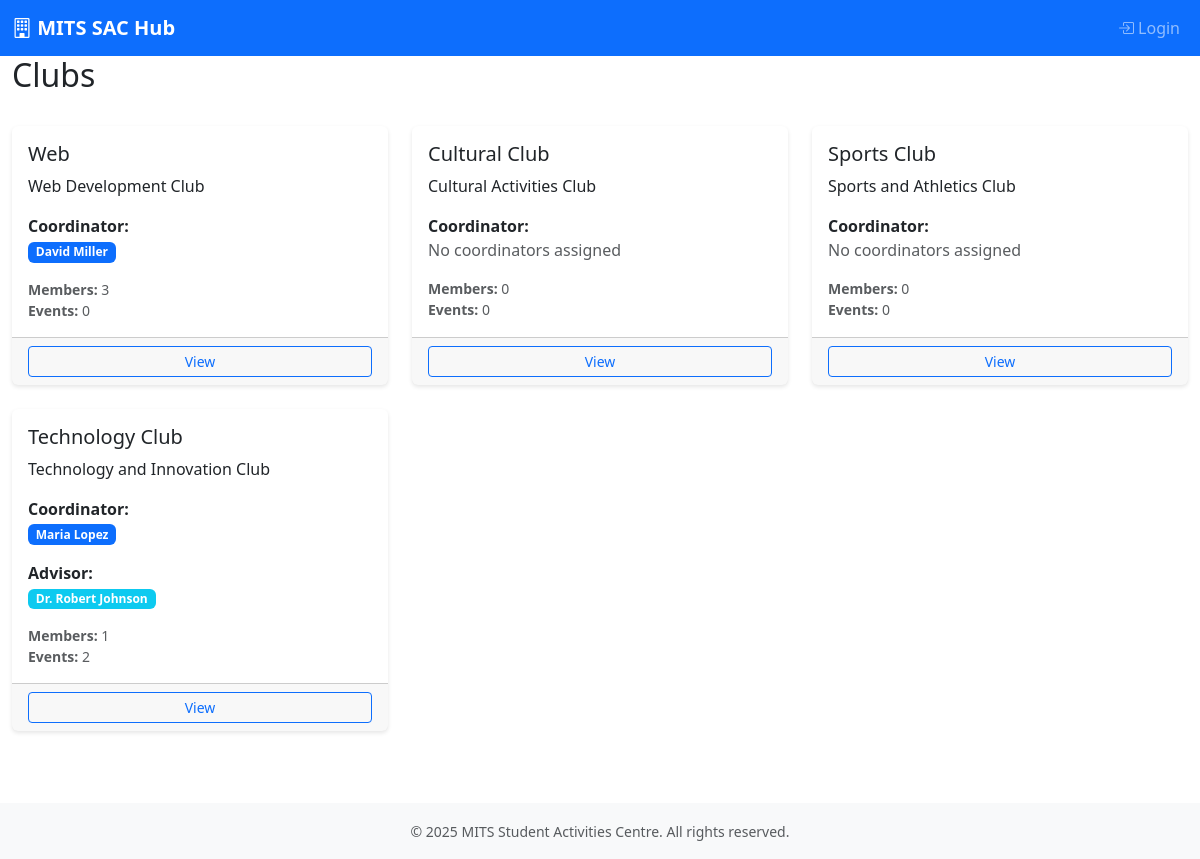
Page /clubs/ on the committed database.
### users/models.py (models this page shows, shortened)
class Club(models.Model):
	name = models.CharField(max_length=100, unique=True)
	description = models.TextField(blank=True)
	coordinators = models.ManyToManyField('User', blank=True, related_name='coordinated_clubs', help_text='Club Coordinators (Users)')
	advisor = models.ForeignKey('User', on_delete=models.SET_NULL, null=True, blank=True, related_name='advised_clubs', limit_choices_to={'roles': 'FACULTY'}, help_text='Club Advisor (Faculty)')

class User(AbstractUser):
	roll_no = models.CharField(max_length=20, unique=True, null=True, blank=True, help_text='Student Roll Number (used as username for students)')
	email = models.EmailField(unique=True, null=True, blank=True)
	contact_number = models.CharField(max_length=15, blank=True, null=True)
	roles = models.JSONField(default=list, help_text='List of roles for the user')
	department = models.ForeignKey(Department, on_delete=models.SET_NULL, null=True, blank=True, related_name='users')
	clubs = models.ManyToManyField(Club, blank=True, related_name='members')
	USERNAME_FIELD = 'username'
	REQUIRED_FIELDS = ['email', 'roll_no']

### clubs/frontend_views.py (the view)
# urls.py: path("clubs/", club_list, name="club_list"),
def club_list(request):
    clubs = Club.objects.all().prefetch_related('coordinators', 'members', 'events')
    clubs = clubs.annotate(
        members_count=Count('members'),
        events_count=Count('events')
    )
    paginator = Paginator(clubs, 12)
    page_number = request.GET.get('page')
    clubs = paginator.get_page(page_number)
    return render(request, 'clubs/club_list.html', {'clubs': clubs})

### sac_project/templates/clubs/club_list.html (shortened to what this page needs)
{% extends 'base.html' %}
{% block content %}
<div class="d-flex justify-content-between align-items-center mb-4">
    <h2>Clubs</h2>
</div>
<div class="row">
    {% for club in clubs %}
        <div class="col-md-6 col-lg-4 mb-4">
            <div class="card h-100">
                <div class="card-body">
                    <h5 class="card-title">{{ club.name }}</h5>
                    <p class="card-text">{{ club.description|truncatewords:20 }}</p>
                    <div class="mb-3">
                        <strong>Coordinator{% if club.coordinators.count > 1 %}s{% endif %}:</strong><br>
                        {% for coordinator in club.coordinators.all %}
                            <span class="badge bg-primary me-1">{{ coordinator.get_full_name }}</span>
                        {% empty %}
                            <span class="text-muted">No coordinators assigned</span>
                        {% endfor %}
                    </div>
                    {% if club.advisor %}
                    <div class="mb-3">
                        <strong>Advisor:</strong><br>
                        <span class="badge bg-info">{{ club.advisor.get_full_name }}</span>
                    </div>
                    {% endif %}
                    <div class="small text-muted">
                        <strong>Members:</strong> {{ club.members.count }}<br>
                        <strong>Events:</strong> {{ club.events.count }}
                    </div>
                </div>
                <div class="card-footer">
                    <div class="btn-group w-100" role="group">
                        <a href="{% url 'club_detail' club.id %}" class="btn btn-outline-primary btn-sm">View</a>
                    </div>
                </div>
            </div>
        </div>
    {% endfor %}
</div>
{% endblock %}

### sac_project/templates/base.html (style rules this page uses)
.card { border: none; box-shadow: 0 2px 4px rgba(0,0,0,0.1); }

### rows in the picture
Club: name "Web", description "Web Development Club", members.count "3", events.count "0"
User: get_full_name "David Miller"
Club: name "Cultural Club", description "Cultural Activities Club", members.count "0", events.count "0"
Club: name "Sports Club", description "Sports and Athletics Club", members.count "0", events.count "0"
Club: name "Technology Club", description "Technology and Innovation Club", advisor.get_full_name "Dr. Robert Johnson", members.count "1", events.count "2"
User: get_full_name "Maria Lopez"
